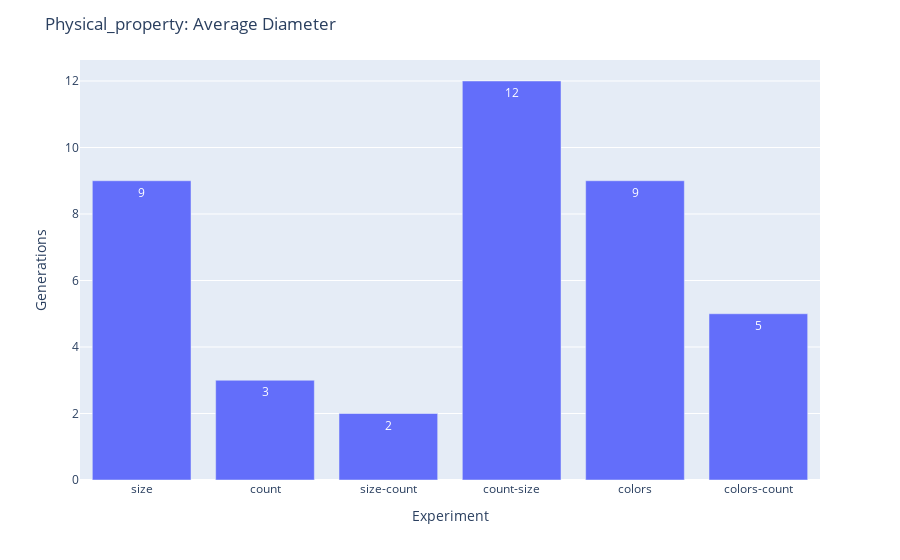

Source (notebook cell):
### Markdown cell above
Generations

### Code cell
for i, phys in enumerate(PHYS_PROPERTY):
    curr_pyhs_df = last_gen_results_df.query(f"Physical_property=='{phys}'")

    fig = px.bar(curr_pyhs_df, x='Experiment', y='Generations', color=None, barmode='group', text_auto=True)
    fig.update_layout(
        title=f"Physical_property: {PHYS_PROPERTY[phys]}",
        xaxis_title='Experiment',
        yaxis_title='Generations',
        coloraxis={'colorscale': 'Viridis'})
    fig.show()

### Figure 1 — Plotly figure (JSON) as saved in the notebook; plotly's stock layout.template omitted (floating-point values rounded to 4 significant figures)
{"data": [{"alignmentgroup": "True", "hovertemplate": "Experiment=%{x}<br>Generations=%{y}<extra></extra>", "legendgroup": "", "marker": {"color": "#636efa", "pattern": {"shape": ""}}, "name": "", "offsetgroup": "", "orientation": "v", "showlegend": false, "textposition": "auto", "texttemplate": "%{y}", "x": ["size", "count", "size-count", "count-size", "colors", "colors-count"], "xaxis": "x", "y": [9, 3, 2, 12, 9, 5], "yaxis": "y", "type": "bar"}], "layout": {"xaxis": {"anchor": "y", "domain": [0.0, 1.0], "title": {"text": "Experiment"}}, "yaxis": {"anchor": "x", "domain": [0.0, 1.0], "title": {"text": "Generations"}}, "legend": {"tracegroupgap": 0}, "margin": {"t": 60}, "barmode": "group", "coloraxis": {"colorscale": [[0.0, "#440154"], [0.1111, "#482878"], [0.2222, "#3e4989"], [0.3333, "#31688e"], [0.4444, "#26828e"], [0.5556, "#1f9e89"], [0.6667, "#35b779"], [0.7778, "#6ece58"], [0.8889, "#b5de2b"], [1.0, "#fde725"]]}, "title": {"text": "Physical_property: Average Diameter"}}}
